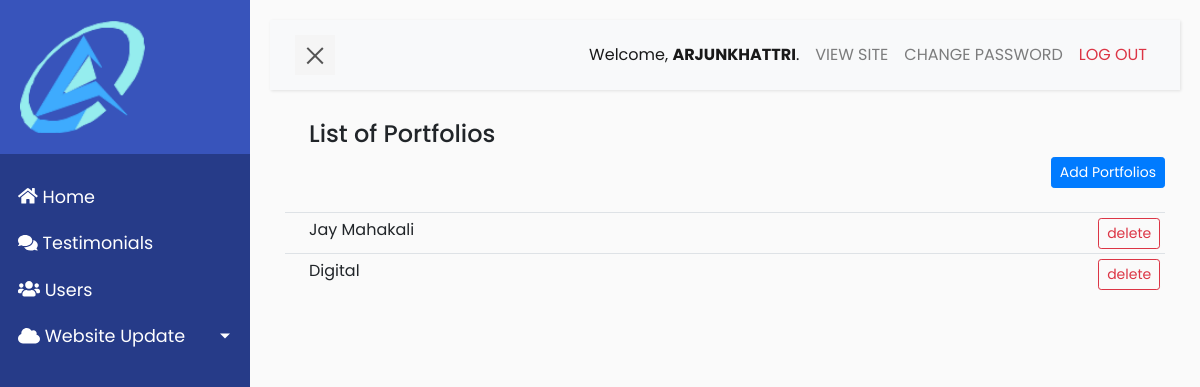
Before: /portfolio/ (signed in) with the older database file.
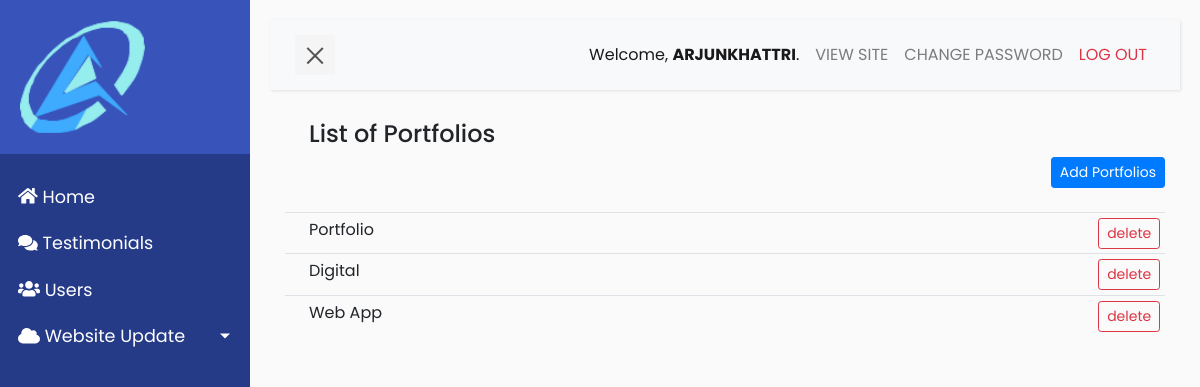
After: the same page with the newer database file.
### constructionapp/models.py (models this page shows, shortened)
class Portfolio(models.Model):
    STATUS_CHOICES=(
        ('Proposed', 'Proposed'),
        ('On Going', 'On Going'),
        ('Completed','Completed')
    )
    title = models.CharField(max_length=200, null=True, blank=True)
    date = models.DateTimeField(auto_now_add=True)
    status = models.CharField(max_length=256, choices=STATUS_CHOICES, default='Proposed')
    description = RichTextUploadingField(blank=True, null=True)

### constructionapp/views.py (the view)
# urls.py: path('portfolio/', views.portfolio_list, name='portfolio_list'),
@login_required
def portfolio_list(request):
    portfoliolist = Portfolio.objects.all()
    context = {'portfoliolist': portfoliolist}
    return render(request, 'page/portfolio/list.html', context)

### constructionapp/templates/page/portfolio/list.html (shortened to what this page needs)
{% extends  'base.html' %}
{% load static %}
{% block content %}
<div class="container">
    <div class="row">
        <div class="col-xs-12 col-sm-12 col-md-12 col-xl-12">
            <h4 class="ml-4 mb-2">List of Portfolios</h4>
        </div>
        <div class="col-xs-12 col-sm-12 col-md-12 col-xl-12 text-right">
            <a href="{% url 'create_portfolio' %}" class="btn btn-primary btn-sm btn-add">Add Portfolios</a>
        </div>
    </div>
    <div class="row">
        <div class="col-xs-12 col-sm-12 col-md-12 col-xl-12 mt-4">
                <table class="table table-sm table-hover">
                    <tbody>
                        {% if portfoliolist %}
                            {% for p in portfoliolist %}
                                <tr>
                                    <td class="text-capitalize pl-4">
                                        <a href="{%  url 'portfolio_detail' p.id %}">{{p.title}}</a>
                                        <a href="{%  url 'delete_portfolio' p.id %}">
                                            <button type="button" class="btn btn-sm btn-outline-danger" style="float: right;"> delete</button>
                                        </a>
                                    </td>
                                </tr>
                            {% endfor %}
                        {% else %}
                            <tr>
                                <td class="text-center pt-5">No portfolio found!</td>
                            </tr>
                        {% endif %}
                    </tbody>
                </table>
        </div>
    </div>
</div>
{% endblock content %}

### constructionapp/templates/base.html (shortened to what this page needs)
{% load static %}
<!DOCTYPE html>
<html>
<head>
    <link
        rel="stylesheet"
        href="https://stackpath.bootstrapcdn.com/bootstrap/4.1.0/css/bootstrap.min.css"
>
    <link
        rel="stylesheet" href="{% static 'css/base.css' %}">
    <link
        rel="stylesheet"
        href="https://use.fontawesome.com/releases/v5.2.0/css/all.css"
>
</head>
<body>
    <div class="wrapper">
        <nav id="sidebar">
            <div class="sidebar-header">
                <a href="https://eliteconsultancy.netlify.app/">
                    <img src="{% static 'images/logo.png' %}" alt="NGT Logo" class="img-responsive" style="width:60%;height: auto;">
                </a>
            </div>
            <ul class="list-unstyled components ml-2">
                <li class="active">
                    <a href="{% url 'dashboard' %}">
                        <i class="fa fa-home" aria-hidden="true"></i>
                        Home
                    </a>
                </li>
                <li>
                    <a href="{% url 'testimonials_list' %}">
                        <i class="fa fa-comments" aria-hidden="true"></i>
                        Testimonials
                    </a>
                </li>
                <li>
                    <a href="{% url 'list_admins' %}">
                        <i class="fa fa-users" aria-hidden="true"></i>
                        Users
                    </a>
                </li>
                <li >
                    <a href="#uiSubmenu" data-toggle="collapse" aria-expanded="false" class="dropdown-toggle">
                        <i class="fa fa-cloud" aria-hidden="true"></i>
                        Website Update
                    </a>
                </li>
        </nav>
        <div id="content">
            <nav class="navbar navbar-expand-lg navbar-light bg-light">
                <div class="container-fluid">
                    <button type="button" id="sidebarCollapse" class="navbar-btn">
                        <span></span>
                    </button>
                    <div class="collapse navbar-collapse" id="navbarSupportedContent">
                        <ul class="nav navbar-nav ml-auto">
                            <li class="nav-item active">
                                <div class="nav-link text-capitalize" >Welcome, <span class="text-uppercase font-weight-bold">{{user.get_username}}</span>. </div>
                            </li>
                            <li class="nav-item">
                                <a href="https://eliteconsultancy.netlify.app/" target="_blank" class="text-uppercase nav-link">View Site</a>
                            </li>
                            <li class="nav-item">
                                <a href="{% url 'change_admin_pw' %}" class="nav-link text-uppercase">Change Password</a>
                            </li>
                            <li class="nav-item">
                                <a href="{% url 'admin_logout' %}" class="text-uppercase nav-link text-danger">Log out</a>
                            </li>
                        </ul>
                    </div>
                </div>
            </nav>
            {% block content %}
            {% endblock content %}
    </div>
</body>
</html>

### static/css/base.css (style rules this page uses)
body { font-family: 'Poppins', sans-serif; background: #fafafa; }
a, a:hover, a:focus { color: inherit; text-decoration: none; transition: all 0.3s; }
.navbar { padding: 15px 10px; background: #fff; border: none; border-radius: 0; margin-bottom: 30px; box-shadow: 1px 1px 3px rgba(0, 0, 0, 0.1); }
.navbar-btn { box-shadow: none; outline: none !important; border: none; }
.wrapper { display: flex; width: 100%; align-items: stretch; perspective: 1500px; }
#sidebar { min-width: 250px; max-width: 250px; background: #263b88; color: #fff; transition: all 0.6s cubic-bezier(0.945, 0.020, 0.270, 0.665); transform-origin: bottom left; }
#sidebar .sidebar-header { padding: 20px; background: #3854bb; }
#sidebar ul.components { padding: 20px 0; }
#sidebar ul li a { padding: 10px; font-size: 1.1em; display: block; }
#sidebar ul li.active > a, a[aria-expanded="true"] { color: #fff; background: #263b88; }
a[data-toggle="collapse"] { position: relative; }
.dropdown-toggle::after { display: block; position: absolute; top: 50%; right: 20px; transform: translateY(-50%); }
#content { width: 100%; padding: 20px; min-height: 100vh; transition: all 0.3s; }
#sidebarCollapse { width: 40px; height: 40px; background: #f5f5f5; cursor: pointer; }
#sidebarCollapse span { width: 80%; height: 2px; margin: 0 auto; display: block; background: #555; transition: all 0.8s cubic-bezier(0.810, -0.330, 0.345, 1.375); transition-delay: 0.2s; }
#sidebarCollapse span:last-of-type { transform: rotate(-45deg) translate(1px, -1px); }

Changed rows visible on the page:
changed Portfolio: title "Jay Mahakali" → "Portfolio"
added Portfolio: title "Web App"
